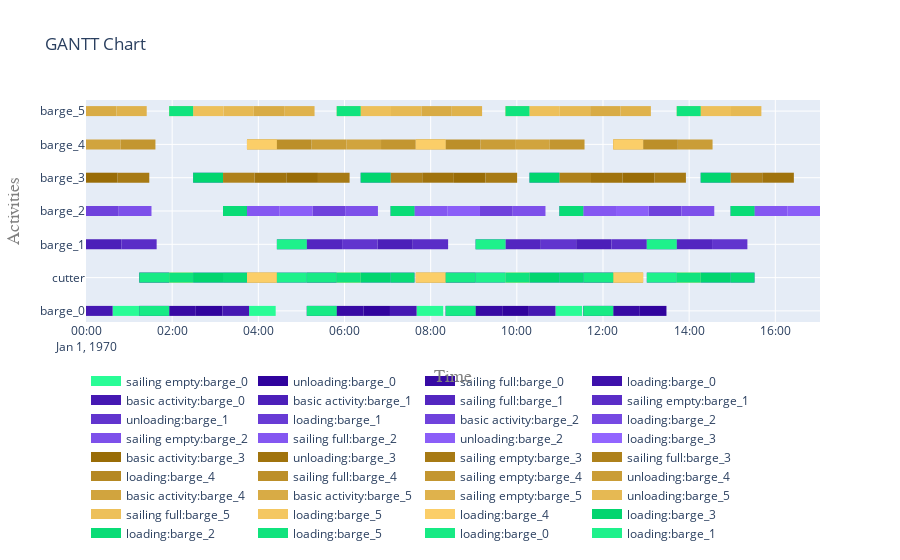

The cell this chart's notebook holds for it:
### Code cell
fig = plot.get_gantt_chart(vessels, id_map=activities)

### Figure 1 — Plotly figure (JSON) as saved in the notebook; plotly's stock layout.template omitted (floating-point values rounded to 4 significant figures)
{"data": [{"connectgaps": false, "hoverinfo": "y+name", "line": {"color": "rgb(41,252,150)", "width": 10}, "mode": "lines", "name": "sailing empty:barge_0", "type": "scatter", "x": ["1970-01-01T00:37:05", "1970-01-01T00:37:05", "1970-01-01T01:14:10", "1970-01-01T01:14:10", "1970-01-01T01:14:10", "1970-01-01T03:47:05", "1970-01-01T03:47:05", "1970-01-01T04:24:10", "1970-01-01T04:24:10", "1970-01-01T04:24:10", "1970-01-01T07:40:25", "1970-01-01T07:40:25", "1970-01-01T08:17:30", "1970-01-01T08:17:30", "1970-01-01T08:17:30", "1970-01-01T10:53:49", "1970-01-01T10:53:49", "1970-01-01T11:30:54", "1970-01-01T11:30:54", "1970-01-01T11:30:54"], "y": ["barge_0", "barge_0", "barge_0", "barge_0", null, "barge_0", "barge_0", "barge_0", "barge_0", null, "barge_0", "barge_0", "barge_0", "barge_0", null, "barge_0", "barge_0", "barge_0", "barge_0", null]}, {"connectgaps": false, "hoverinfo": "y+name", "line": {"color": "rgb(48,3,157)", "width": 10}, "mode": "lines", "name": "unloading:barge_0", "type": "scatter", "x": ["1970-01-01T02:32:55", "1970-01-01T02:32:55", "1970-01-01T03:10:00", "1970-01-01T03:10:00", "1970-01-01T03:10:00", "1970-01-01T06:26:15", "1970-01-01T06:26:15", "1970-01-01T07:03:20", "1970-01-01T07:03:20", "1970-01-01T07:03:20", "1970-01-01T09:39:39", "1970-01-01T09:39:39", "1970-01-01T10:16:44", "1970-01-01T10:16:44", "1970-01-01T10:16:44", "1970-01-01T12:51:19", "1970-01-01T12:51:19", "1970-01-01T13:28:24", "1970-01-01T13:28:24", "1970-01-01T13:28:24"], "y": ["barge_0", "barge_0", "barge_0", "barge_0", null, "barge_0", "barge_0", "barge_0", "barge_0", null, "barge_0", "barge_0", "barge_0", "barge_0", null, "barge_0", "barge_0", "barge_0", "barge_0", null]}, {"connectgaps": false, "hoverinfo": "y+name", "line": {"color": "rgb(55,10,164)", "width": 10}, "mode": "lines", "name": "sailing full:barge_0", "type": "scatter", "x": ["1970-01-01T01:55:50", "1970-01-01T01:55:50", "1970-01-01T02:32:55", "1970-01-01T02:32:55", "1970-01-01T02:32:55", "1970-01-01T05:49:10", "1970-01-01T05:49:10", "1970-01-01T06:26:15", "1970-01-01T06:26:15", "1970-01-01T06:26:15", "1970-01-01T09:02:34", "1970-01-01T09:02:34", "1970-01-01T09:39:39", "1970-01-01T09:39:39", "1970-01-01T09:39:39", "1970-01-01T12:14:14", "1970-01-01T12:14:14", "1970-01-01T12:51:19", "1970-01-01T12:51:19", "1970-01-01T12:51:19"], "y": ["barge_0", "barge_0", "barge_0", "barge_0", null, "barge_0", "barge_0", "barge_0", "barge_0", null, "barge_0", "barge_0", "barge_0", "barge_0", null, "barge_0", "barge_0", "barge_0", "barge_0", null]}, {"connectgaps": false, "hoverinfo": "y+name", "line": {"color": "rgb(62,17,171)", "width": 10}, "mode": "lines", "name": "loading:barge_0", "type": "scatter", "x": ["1970-01-01T01:14:10", "1970-01-01T01:14:10", "1970-01-01T01:55:50", "1970-01-01T01:55:50", "1970-01-01T01:55:50", "1970-01-01T05:07:30", "1970-01-01T05:07:30", "1970-01-01T05:49:10", "1970-01-01T05:49:10", "1970-01-01T05:49:10", "1970-01-01T08:20:54", "1970-01-01T08:20:54", "1970-01-01T09:02:34", "1970-01-01T09:02:34", "1970-01-01T09:02:34", "1970-01-01T11:32:34", "1970-01-01T11:32:34", "1970-01-01T12:14:14", "1970-01-01T12:14:14", "1970-01-01T12:14:14", "1970-01-01T01:14:10", "1970-01-01T01:14:10", "1970-01-01T01:55:50", "1970-01-01T01:55:50", "1970-01-01T01:55:50", "1970-01-01T05:07:30", "1970-01-01T05:07:30", "1970-01-01T05:49:10", "1970-01-01T05:49:10", "1970-01-01T05:49:10", "1970-01-01T08:20:54", "1970-01-01T08:20:54", "1970-01-01T09:02:34", "1970-01-01T09:02:34", "1970-01-01T09:02:34", "1970-01-01T11:32:34", "1970-01-01T11:32:34", "1970-01-01T12:14:14", "1970-01-01T12:14:14", "1970-01-01T12:14:14"], "y": ["barge_0", "barge_0", "barge_0", "barge_0", null, "barge_0", "barge_0", "barge_0", "barge_0", null, "barge_0", "barge_0", "barge_0", "barge_0", null, "barge_0", "barge_0", "barge_0", "barge_0", null, "cutter", "cutter", "cutter", "cutter", null, "cutter", "cutter", "cutter", "cutter", null, "cutter", "cutter", "cutter", "cutter", null, "cutter", "cutter", "cutter", "cutter", null]}, {"connectgaps": false, "hoverinfo": "y+name", "line": {"color": "rgb(69,24,178)", "width": 10}, "mode": "lines", "name": "basic activity:barge_0", "type": "scatter", "x": ["1970-01-01T00:00:00", "1970-01-01T00:00:00", "1970-01-01T00:37:05", "1970-01-01T00:37:05", "1970-01-01T00:37:05", "1970-01-01T03:10:00", "1970-01-01T03:10:00", "1970-01-01T03:47:05", "1970-01-01T03:47:05", "1970-01-01T03:47:05", "1970-01-01T07:03:20", "1970-01-01T07:03:20", "1970-01-01T07:40:25", "1970-01-01T07:40:25", "1970-01-01T07:40:25", "1970-01-01T10:16:44", "1970-01-01T10:16:44", "1970-01-01T10:53:49", "1970-01-01T10:53:49", "1970-01-01T10:53:49"], "y": ["barge_0", "barge_0", "barge_0", "barge_0", null, "barge_0", "barge_0", "barge_0", "barge_0", null, "barge_0", "barge_0", "barge_0", "barge_0", null, "barge_0", "barge_0", "barge_0", "barge_0", null]}, {"connectgaps": false, "hoverinfo": "y+name", "line": {"color": "rgb(76,31,185)", "width": 10}, "mode": "lines", "name": "basic activity:barge_1", "type": "scatter", "x": ["1970-01-01T00:00:00", "1970-01-01T00:00:00", "1970-01-01T00:49:12", "1970-01-01T00:49:12", "1970-01-01T00:49:12", "1970-01-01T06:45:54", "1970-01-01T06:45:54", "1970-01-01T07:35:06", "1970-01-01T07:35:06", "1970-01-01T07:35:06", "1970-01-01T11:22:38", "1970-01-01T11:22:38", "1970-01-01T12:11:50", "1970-01-01T12:11:50", "1970-01-01T12:11:50"], "y": ["barge_1", "barge_1", "barge_1", "barge_1", null, "barge_1", "barge_1", "barge_1", "barge_1", null, "barge_1", "barge_1", "barge_1", "barge_1", null]}, {"connectgaps": false, "hoverinfo": "y+name", "line": {"color": "rgb(83,38,192)", "width": 10}, "mode": "lines", "name": "sailing full:barge_1", "type": "scatter", "x": ["1970-01-01T05:07:30", "1970-01-01T05:07:30", "1970-01-01T05:56:42", "1970-01-01T05:56:42", "1970-01-01T05:56:42", "1970-01-01T09:44:14", "1970-01-01T09:44:14", "1970-01-01T10:33:26", "1970-01-01T10:33:26", "1970-01-01T10:33:26", "1970-01-01T13:42:42", "1970-01-01T13:42:42", "1970-01-01T14:31:54", "1970-01-01T14:31:54", "1970-01-01T14:31:54"], "y": ["barge_1", "barge_1", "barge_1", "barge_1", null, "barge_1", "barge_1", "barge_1", "barge_1", null, "barge_1", "barge_1", "barge_1", "barge_1", null]}, {"connectgaps": false, "hoverinfo": "y+name", "line": {"color": "rgb(90,45,199)", "width": 10}, "mode": "lines", "name": "sailing empty:barge_1", "type": "scatter", "x": ["1970-01-01T00:49:12", "1970-01-01T00:49:12", "1970-01-01T01:38:24", "1970-01-01T01:38:24", "1970-01-01T01:38:24", "1970-01-01T07:35:06", "1970-01-01T07:35:06", "1970-01-01T08:24:18", "1970-01-01T08:24:18", "1970-01-01T08:24:18", "1970-01-01T12:11:50", "1970-01-01T12:11:50", "1970-01-01T13:01:02", "1970-01-01T13:01:02", "1970-01-01T13:01:02"], "y": ["barge_1", "barge_1", "barge_1", "barge_1", null, "barge_1", "barge_1", "barge_1", "barge_1", null, "barge_1", "barge_1", "barge_1", "barge_1", null]}, {"connectgaps": false, "hoverinfo": "y+name", "line": {"color": "rgb(97,52,206)", "width": 10}, "mode": "lines", "name": "unloading:barge_1", "type": "scatter", "x": ["1970-01-01T05:56:42", "1970-01-01T05:56:42", "1970-01-01T06:45:54", "1970-01-01T06:45:54", "1970-01-01T06:45:54", "1970-01-01T10:33:26", "1970-01-01T10:33:26", "1970-01-01T11:22:38", "1970-01-01T11:22:38", "1970-01-01T11:22:38", "1970-01-01T14:31:54", "1970-01-01T14:31:54", "1970-01-01T15:21:06", "1970-01-01T15:21:06", "1970-01-01T15:21:06"], "y": ["barge_1", "barge_1", "barge_1", "barge_1", null, "barge_1", "barge_1", "barge_1", "barge_1", null, "barge_1", "barge_1", "barge_1", "barge_1", null]}, {"connectgaps": false, "hoverinfo": "y+name", "line": {"color": "rgb(104,59,213)", "width": 10}, "mode": "lines", "name": "loading:barge_1", "type": "scatter", "x": ["1970-01-01T04:25:50", "1970-01-01T04:25:50", "1970-01-01T05:07:30", "1970-01-01T05:07:30", "1970-01-01T05:07:30", "1970-01-01T09:02:34", "1970-01-01T09:02:34", "1970-01-01T09:44:14", "1970-01-01T09:44:14", "1970-01-01T09:44:14", "1970-01-01T13:01:02", "1970-01-01T13:01:02", "1970-01-01T13:42:42", "1970-01-01T13:42:42", "1970-01-01T13:42:42", "1970-01-01T04:25:50", "1970-01-01T04:25:50", "1970-01-01T05:07:30", "1970-01-01T05:07:30", "1970-01-01T05:07:30", "1970-01-01T09:02:34", "1970-01-01T09:02:34", "1970-01-01T09:44:14", "1970-01-01T09:44:14", "1970-01-01T09:44:14", "1970-01-01T13:01:02", "1970-01-01T13:01:02", "1970-01-01T13:42:42", "1970-01-01T13:42:42", "1970-01-01T13:42:42"], "y": ["barge_1", "barge_1", "barge_1", "barge_1", null, "barge_1", "barge_1", "barge_1", "barge_1", null, "barge_1", "barge_1", "barge_1", "barge_1", null, "cutter", "cutter", "cutter", "cutter", null, "cutter", "cutter", "cutter", "cutter", null, "cutter", "cutter", "cutter", "cutter", null]}, {"connectgaps": false, "hoverinfo": "y+name", "line": {"color": "rgb(111,66,220)", "width": 10}, "mode": "lines", "name": "basic activity:barge_2", "type": "scatter", "x": ["1970-01-01T00:00:00", "1970-01-01T00:00:00", "1970-01-01T00:45:36", "1970-01-01T00:45:36", "1970-01-01T00:45:36", "1970-01-01T05:15:22", "1970-01-01T05:15:22", "1970-01-01T06:00:58", "1970-01-01T06:00:58", "1970-01-01T06:00:58", "1970-01-01T09:08:42", "1970-01-01T09:08:42", "1970-01-01T09:54:18", "1970-01-01T09:54:18", "1970-01-01T09:54:18", "1970-01-01T13:03:46", "1970-01-01T13:03:46", "1970-01-01T13:49:22", "1970-01-01T13:49:22", "1970-01-01T13:49:22"], "y": ["barge_2", "barge_2", "barge_2", "barge_2", null, "barge_2", "barge_2", "barge_2", "barge_2", null, "barge_2", "barge_2", "barge_2", "barge_2", null, "barge_2", "barge_2", "barge_2", "barge_2", null]}, {"connectgaps": false, "hoverinfo": "y+name", "line": {"color": "rgb(118,73,227)", "width": 10}, "mode": "lines", "name": "loading:barge_2", "type": "scatter", "x": ["1970-01-01T03:10:50", "1970-01-01T03:10:50", "1970-01-01T03:44:10", "1970-01-01T03:44:10", "1970-01-01T03:44:10", "1970-01-01T07:04:10", "1970-01-01T07:04:10", "1970-01-01T07:37:30", "1970-01-01T07:37:30", "1970-01-01T07:37:30", "1970-01-01T10:59:14", "1970-01-01T10:59:14", "1970-01-01T11:32:34", "1970-01-01T11:32:34", "1970-01-01T11:32:34", "1970-01-01T14:57:42", "1970-01-01T14:57:42", "1970-01-01T15:31:02", "1970-01-01T15:31:02", "1970-01-01T15:31:02", "1970-01-01T03:10:50", "1970-01-01T03:10:50", "1970-01-01T03:44:10", "1970-01-01T03:44:10", "1970-01-01T03:44:10", "1970-01-01T07:04:10", "1970-01-01T07:04:10", "1970-01-01T07:37:30", "1970-01-01T07:37:30", "1970-01-01T07:37:30", "1970-01-01T10:59:14", "1970-01-01T10:59:14", "1970-01-01T11:32:34", "1970-01-01T11:32:34", "1970-01-01T11:32:34", "1970-01-01T14:57:42", "1970-01-01T14:57:42", "1970-01-01T15:31:02", "1970-01-01T15:31:02", "1970-01-01T15:31:02"], "y": ["barge_2", "barge_2", "barge_2", "barge_2", null, "barge_2", "barge_2", "barge_2", "barge_2", null, "barge_2", "barge_2", "barge_2", "barge_2", null, "barge_2", "barge_2", "barge_2", "barge_2", null, "cutter", "cutter", "cutter", "cutter", null, "cutter", "cutter", "cutter", "cutter", null, "cutter", "cutter", "cutter", "cutter", null, "cutter", "cutter", "cutter", "cutter", null]}, {"connectgaps": false, "hoverinfo": "y+name", "line": {"color": "rgb(125,80,234)", "width": 10}, "mode": "lines", "name": "sailing empty:barge_2", "type": "scatter", "x": ["1970-01-01T00:45:36", "1970-01-01T00:45:36", "1970-01-01T01:31:12", "1970-01-01T01:31:12", "1970-01-01T01:31:12", "1970-01-01T06:00:58", "1970-01-01T06:00:58", "1970-01-01T06:46:34", "1970-01-01T06:46:34", "1970-01-01T06:46:34", "1970-01-01T09:54:18", "1970-01-01T09:54:18", "1970-01-01T10:39:54", "1970-01-01T10:39:54", "1970-01-01T10:39:54", "1970-01-01T13:49:22", "1970-01-01T13:49:22", "1970-01-01T14:34:58", "1970-01-01T14:34:58", "1970-01-01T14:34:58"], "y": ["barge_2", "barge_2", "barge_2", "barge_2", null, "barge_2", "barge_2", "barge_2", "barge_2", null, "barge_2", "barge_2", "barge_2", "barge_2", null, "barge_2", "barge_2", "barge_2", "barge_2", null]}, {"connectgaps": false, "hoverinfo": "y+name", "line": {"color": "rgb(132,87,241)", "width": 10}, "mode": "lines", "name": "sailing full:barge_2", "type": "scatter", "x": ["1970-01-01T03:44:10", "1970-01-01T03:44:10", "1970-01-01T04:29:46", "1970-01-01T04:29:46", "1970-01-01T04:29:46", "1970-01-01T07:37:30", "1970-01-01T07:37:30", "1970-01-01T08:23:06", "1970-01-01T08:23:06", "1970-01-01T08:23:06", "1970-01-01T11:32:34", "1970-01-01T11:32:34", "1970-01-01T12:18:10", "1970-01-01T12:18:10", "1970-01-01T12:18:10", "1970-01-01T15:31:02", "1970-01-01T15:31:02", "1970-01-01T16:16:38", "1970-01-01T16:16:38", "1970-01-01T16:16:38"], "y": ["barge_2", "barge_2", "barge_2", "barge_2", null, "barge_2", "barge_2", "barge_2", "barge_2", null, "barge_2", "barge_2", "barge_2", "barge_2", null, "barge_2", "barge_2", "barge_2", "barge_2", null]}, {"connectgaps": false, "hoverinfo": "y+name", "line": {"color": "rgb(139,94,248)", "width": 10}, "mode": "lines", "name": "unloading:barge_2", "type": "scatter", "x": ["1970-01-01T04:29:46", "1970-01-01T04:29:46", "1970-01-01T05:15:22", "1970-01-01T05:15:22", "1970-01-01T05:15:22", "1970-01-01T08:23:06", "1970-01-01T08:23:06", "1970-01-01T09:08:42", "1970-01-01T09:08:42", "1970-01-01T09:08:42", "1970-01-01T12:18:10", "1970-01-01T12:18:10", "1970-01-01T13:03:46", "1970-01-01T13:03:46", "1970-01-01T13:03:46", "1970-01-01T16:16:38", "1970-01-01T16:16:38", "1970-01-01T17:02:14", "1970-01-01T17:02:14", "1970-01-01T17:02:14"], "y": ["barge_2", "barge_2", "barge_2", "barge_2", null, "barge_2", "barge_2", "barge_2", "barge_2", null, "barge_2", "barge_2", "barge_2", "barge_2", null, "barge_2", "barge_2", "barge_2", "barge_2", null]}, {"connectgaps": false, "hoverinfo": "y+name", "line": {"color": "rgb(146,101,255)", "width": 10}, "mode": "lines", "name": "loading:barge_3", "type": "scatter", "x": ["1970-01-01T02:29:10", "1970-01-01T02:29:10", "1970-01-01T03:10:50", "1970-01-01T03:10:50", "1970-01-01T03:10:50", "1970-01-01T06:22:30", "1970-01-01T06:22:30", "1970-01-01T07:04:10", "1970-01-01T07:04:10", "1970-01-01T07:04:10", "1970-01-01T10:17:34", "1970-01-01T10:17:34", "1970-01-01T10:59:14", "1970-01-01T10:59:14", "1970-01-01T10:59:14", "1970-01-01T14:16:02", "1970-01-01T14:16:02", "1970-01-01T14:57:42", "1970-01-01T14:57:42", "1970-01-01T14:57:42", "1970-01-01T02:29:10", "1970-01-01T02:29:10", "1970-01-01T03:10:50", "1970-01-01T03:10:50", "1970-01-01T03:10:50", "1970-01-01T06:22:30", "1970-01-01T06:22:30", "1970-01-01T07:04:10", "1970-01-01T07:04:10", "1970-01-01T07:04:10", "1970-01-01T10:17:34", "1970-01-01T10:17:34", "1970-01-01T10:59:14", "1970-01-01T10:59:14", "1970-01-01T10:59:14", "1970-01-01T14:16:02", "1970-01-01T14:16:02", "1970-01-01T14:57:42", "1970-01-01T14:57:42", "1970-01-01T14:57:42"], "y": ["barge_3", "barge_3", "barge_3", "barge_3", null, "barge_3", "barge_3", "barge_3", "barge_3", null, "barge_3", "barge_3", "barge_3", "barge_3", null, "barge_3", "barge_3", "barge_3", "barge_3", null, "cutter", "cutter", "cutter", "cutter", null, "cutter", "cutter", "cutter", "cutter", null, "cutter", "cutter", "cutter", "cutter", null, "cutter", "cutter", "cutter", "cutter", null]}, {"connectgaps": false, "hoverinfo": "y+name", "line": {"color": "rgb(153,108,6)", "width": 10}, "mode": "lines", "name": "basic activity:barge_3", "type": "scatter", "x": ["1970-01-01T00:00:00", "1970-01-01T00:00:00", "1970-01-01T00:44:04", "1970-01-01T00:44:04", "1970-01-01T00:44:04", "1970-01-01T04:38:58", "1970-01-01T04:38:58", "1970-01-01T05:23:02", "1970-01-01T05:23:02", "1970-01-01T05:23:02", "1970-01-01T08:32:18", "1970-01-01T08:32:18", "1970-01-01T09:16:22", "1970-01-01T09:16:22", "1970-01-01T09:16:22", "1970-01-01T12:27:22", "1970-01-01T12:27:22", "1970-01-01T13:11:26", "1970-01-01T13:11:26", "1970-01-01T13:11:26"], "y": ["barge_3", "barge_3", "barge_3", "barge_3", null, "barge_3", "barge_3", "barge_3", "barge_3", null, "barge_3", "barge_3", "barge_3", "barge_3", null, "barge_3", "barge_3", "barge_3", "barge_3", null]}, {"connectgaps": false, "hoverinfo": "y+name", "line": {"color": "rgb(160,115,13)", "width": 10}, "mode": "lines", "name": "unloading:barge_3", "type": "scatter", "x": ["1970-01-01T03:54:54", "1970-01-01T03:54:54", "1970-01-01T04:38:58", "1970-01-01T04:38:58", "1970-01-01T04:38:58", "1970-01-01T07:48:14", "1970-01-01T07:48:14", "1970-01-01T08:32:18", "1970-01-01T08:32:18", "1970-01-01T08:32:18", "1970-01-01T11:43:18", "1970-01-01T11:43:18", "1970-01-01T12:27:22", "1970-01-01T12:27:22", "1970-01-01T12:27:22", "1970-01-01T15:41:46", "1970-01-01T15:41:46", "1970-01-01T16:25:50", "1970-01-01T16:25:50", "1970-01-01T16:25:50"], "y": ["barge_3", "barge_3", "barge_3", "barge_3", null, "barge_3", "barge_3", "barge_3", "barge_3", null, "barge_3", "barge_3", "barge_3", "barge_3", null, "barge_3", "barge_3", "barge_3", "barge_3", null]}, {"connectgaps": false, "hoverinfo": "y+name", "line": {"color": "rgb(167,122,20)", "width": 10}, "mode": "lines", "name": "sailing empty:barge_3", "type": "scatter", "x": ["1970-01-01T00:44:04", "1970-01-01T00:44:04", "1970-01-01T01:28:08", "1970-01-01T01:28:08", "1970-01-01T01:28:08", "1970-01-01T05:23:02", "1970-01-01T05:23:02", "1970-01-01T06:07:06", "1970-01-01T06:07:06", "1970-01-01T06:07:06", "1970-01-01T09:16:22", "1970-01-01T09:16:22", "1970-01-01T10:00:26", "1970-01-01T10:00:26", "1970-01-01T10:00:26", "1970-01-01T13:11:26", "1970-01-01T13:11:26", "1970-01-01T13:55:30", "1970-01-01T13:55:30", "1970-01-01T13:55:30"], "y": ["barge_3", "barge_3", "barge_3", "barge_3", null, "barge_3", "barge_3", "barge_3", "barge_3", null, "barge_3", "barge_3", "barge_3", "barge_3", null, "barge_3", "barge_3", "barge_3", "barge_3", null]}, {"connectgaps": false, "hoverinfo": "y+name", "line": {"color": "rgb(174,129,27)", "width": 10}, "mode": "lines", "name": "sailing full:barge_3", "type": "scatter", "x": ["1970-01-01T03:10:50", "1970-01-01T03:10:50", "1970-01-01T03:54:54", "1970-01-01T03:54:54", "1970-01-01T03:54:54", "1970-01-01T07:04:10", "1970-01-01T07:04:10", "1970-01-01T07:48:14", "1970-01-01T07:48:14", "1970-01-01T07:48:14", "1970-01-01T10:59:14", "1970-01-01T10:59:14", "1970-01-01T11:43:18", "1970-01-01T11:43:18", "1970-01-01T11:43:18", "1970-01-01T14:57:42", "1970-01-01T14:57:42", "1970-01-01T15:41:46", "1970-01-01T15:41:46", "1970-01-01T15:41:46"], "y": ["barge_3", "barge_3", "barge_3", "barge_3", null, "barge_3", "barge_3", "barge_3", "barge_3", null, "barge_3", "barge_3", "barge_3", "barge_3", null, "barge_3", "barge_3", "barge_3", "barge_3", null]}, {"connectgaps": false, "hoverinfo": "y+name", "line": {"color": "rgb(181,136,34)", "width": 10}, "mode": "lines", "name": "loading:barge_4", "type": "scatter", "x": ["1970-01-01T03:44:10", "1970-01-01T03:44:10", "1970-01-01T04:25:50", "1970-01-01T04:25:50", "1970-01-01T04:25:50", "1970-01-01T07:39:14", "1970-01-01T07:39:14", "1970-01-01T08:20:54", "1970-01-01T08:20:54", "1970-01-01T08:20:54", "1970-01-01T12:14:14", "1970-01-01T12:14:14", "1970-01-01T12:55:54", "1970-01-01T12:55:54", "1970-01-01T12:55:54", "1970-01-01T03:44:10", "1970-01-01T03:44:10", "1970-01-01T04:25:50", "1970-01-01T04:25:50", "1970-01-01T04:25:50", "1970-01-01T07:39:14", "1970-01-01T07:39:14", "1970-01-01T08:20:54", "1970-01-01T08:20:54", "1970-01-01T08:20:54", "1970-01-01T12:14:14", "1970-01-01T12:14:14", "1970-01-01T12:55:54", "1970-01-01T12:55:54", "1970-01-01T12:55:54"], "y": ["barge_4", "barge_4", "barge_4", "barge_4", null, "barge_4", "barge_4", "barge_4", "barge_4", null, "barge_4", "barge_4", "barge_4", "barge_4", null, "cutter", "cutter", "cutter", "cutter", null, "cutter", "cutter", "cutter", "cutter", null, "cutter", "cutter", "cutter", "cutter", null]}, {"connectgaps": false, "hoverinfo": "y+name", "line": {"color": "rgb(188,143,41)", "width": 10}, "mode": "lines", "name": "sailing full:barge_4", "type": "scatter", "x": ["1970-01-01T04:25:50", "1970-01-01T04:25:50", "1970-01-01T05:14:11", "1970-01-01T05:14:11", "1970-01-01T05:14:11", "1970-01-01T08:20:54", "1970-01-01T08:20:54", "1970-01-01T09:09:15", "1970-01-01T09:09:15", "1970-01-01T09:09:15", "1970-01-01T12:55:54", "1970-01-01T12:55:54", "1970-01-01T13:44:15", "1970-01-01T13:44:15", "1970-01-01T13:44:15"], "y": ["barge_4", "barge_4", "barge_4", "barge_4", null, "barge_4", "barge_4", "barge_4", "barge_4", null, "barge_4", "barge_4", "barge_4", "barge_4", null]}, {"connectgaps": false, "hoverinfo": "y+name", "line": {"color": "rgb(195,150,48)", "width": 10}, "mode": "lines", "name": "sailing empty:barge_4", "type": "scatter", "x": ["1970-01-01T00:48:21", "1970-01-01T00:48:21", "1970-01-01T01:36:42", "1970-01-01T01:36:42", "1970-01-01T01:36:42", "1970-01-01T06:50:53", "1970-01-01T06:50:53", "1970-01-01T07:39:14", "1970-01-01T07:39:14", "1970-01-01T07:39:14", "1970-01-01T10:45:57", "1970-01-01T10:45:57", "1970-01-01T11:34:18", "1970-01-01T11:34:18", "1970-01-01T11:34:18"], "y": ["barge_4", "barge_4", "barge_4", "barge_4", null, "barge_4", "barge_4", "barge_4", "barge_4", null, "barge_4", "barge_4", "barge_4", "barge_4", null]}, {"connectgaps": false, "hoverinfo": "y+name", "line": {"color": "rgb(202,157,55)", "width": 10}, "mode": "lines", "name": "unloading:barge_4", "type": "scatter", "x": ["1970-01-01T05:14:11", "1970-01-01T05:14:11", "1970-01-01T06:02:32", "1970-01-01T06:02:32", "1970-01-01T06:02:32", "1970-01-01T09:09:15", "1970-01-01T09:09:15", "1970-01-01T09:57:36", "1970-01-01T09:57:36", "1970-01-01T09:57:36", "1970-01-01T13:44:15", "1970-01-01T13:44:15", "1970-01-01T14:32:36", "1970-01-01T14:32:36", "1970-01-01T14:32:36"], "y": ["barge_4", "barge_4", "barge_4", "barge_4", null, "barge_4", "barge_4", "barge_4", "barge_4", null, "barge_4", "barge_4", "barge_4", "barge_4", null]}, {"connectgaps": false, "hoverinfo": "y+name", "line": {"color": "rgb(209,164,62)", "width": 10}, "mode": "lines", "name": "basic activity:barge_4", "type": "scatter", "x": ["1970-01-01T00:00:00", "1970-01-01T00:00:00", "1970-01-01T00:48:21", "1970-01-01T00:48:21", "1970-01-01T00:48:21", "1970-01-01T06:02:32", "1970-01-01T06:02:32", "1970-01-01T06:50:53", "1970-01-01T06:50:53", "1970-01-01T06:50:53", "1970-01-01T09:57:36", "1970-01-01T09:57:36", "1970-01-01T10:45:57", "1970-01-01T10:45:57", "1970-01-01T10:45:57"], "y": ["barge_4", "barge_4", "barge_4", "barge_4", null, "barge_4", "barge_4", "barge_4", "barge_4", null, "barge_4", "barge_4", "barge_4", "barge_4", null]}, {"connectgaps": false, "hoverinfo": "y+name", "line": {"color": "rgb(216,171,69)", "width": 10}, "mode": "lines", "name": "basic activity:barge_5", "type": "scatter", "x": ["1970-01-01T00:00:00", "1970-01-01T00:00:00", "1970-01-01T00:42:17", "1970-01-01T00:42:17", "1970-01-01T00:42:17", "1970-01-01T03:53:44", "1970-01-01T03:53:44", "1970-01-01T04:36:01", "1970-01-01T04:36:01", "1970-01-01T04:36:01", "1970-01-01T07:47:04", "1970-01-01T07:47:04", "1970-01-01T08:29:21", "1970-01-01T08:29:21", "1970-01-01T08:29:21", "1970-01-01T11:42:08", "1970-01-01T11:42:08", "1970-01-01T12:24:25", "1970-01-01T12:24:25", "1970-01-01T12:24:25"], "y": ["barge_5", "barge_5", "barge_5", "barge_5", null, "barge_5", "barge_5", "barge_5", "barge_5", null, "barge_5", "barge_5", "barge_5", "barge_5", null, "barge_5", "barge_5", "barge_5", "barge_5", null]}, {"connectgaps": false, "hoverinfo": "y+name", "line": {"color": "rgb(223,178,76)", "width": 10}, "mode": "lines", "name": "sailing empty:barge_5", "type": "scatter", "x": ["1970-01-01T00:42:17", "1970-01-01T00:42:17", "1970-01-01T01:24:34", "1970-01-01T01:24:34", "1970-01-01T01:24:34", "1970-01-01T04:36:01", "1970-01-01T04:36:01", "1970-01-01T05:18:18", "1970-01-01T05:18:18", "1970-01-01T05:18:18", "1970-01-01T08:29:21", "1970-01-01T08:29:21", "1970-01-01T09:11:38", "1970-01-01T09:11:38", "1970-01-01T09:11:38", "1970-01-01T12:24:25", "1970-01-01T12:24:25", "1970-01-01T13:06:42", "1970-01-01T13:06:42", "1970-01-01T13:06:42"], "y": ["barge_5", "barge_5", "barge_5", "barge_5", null, "barge_5", "barge_5", "barge_5", "barge_5", null, "barge_5", "barge_5", "barge_5", "barge_5", null, "barge_5", "barge_5", "barge_5", "barge_5", null]}, {"connectgaps": false, "hoverinfo": "y+name", "line": {"color": "rgb(230,185,83)", "width": 10}, "mode": "lines", "name": "unloading:barge_5", "type": "scatter", "x": ["1970-01-01T03:11:27", "1970-01-01T03:11:27", "1970-01-01T03:53:44", "1970-01-01T03:53:44", "1970-01-01T03:53:44", "1970-01-01T07:04:47", "1970-01-01T07:04:47", "1970-01-01T07:47:04", "1970-01-01T07:47:04", "1970-01-01T07:47:04", "1970-01-01T10:59:51", "1970-01-01T10:59:51", "1970-01-01T11:42:08", "1970-01-01T11:42:08", "1970-01-01T11:42:08", "1970-01-01T14:58:19", "1970-01-01T14:58:19", "1970-01-01T15:40:36", "1970-01-01T15:40:36", "1970-01-01T15:40:36"], "y": ["barge_5", "barge_5", "barge_5", "barge_5", null, "barge_5", "barge_5", "barge_5", "barge_5", null, "barge_5", "barge_5", "barge_5", "barge_5", null, "barge_5", "barge_5", "barge_5", "barge_5", null]}, {"connectgaps": false, "hoverinfo": "y+name", "line": {"color": "rgb(237,192,90)", "width": 10}, "mode": "lines", "name": "sailing full:barge_5", "type": "scatter", "x": ["1970-01-01T02:29:10", "1970-01-01T02:29:10", "1970-01-01T03:11:27", "1970-01-01T03:11:27", "1970-01-01T03:11:27", "1970-01-01T06:22:30", "1970-01-01T06:22:30", "1970-01-01T07:04:47", "1970-01-01T07:04:47", "1970-01-01T07:04:47", "1970-01-01T10:17:34", "1970-01-01T10:17:34", "1970-01-01T10:59:51", "1970-01-01T10:59:51", "1970-01-01T10:59:51", "1970-01-01T14:16:02", "1970-01-01T14:16:02", "1970-01-01T14:58:19", "1970-01-01T14:58:19", "1970-01-01T14:58:19"], "y": ["barge_5", "barge_5", "barge_5", "barge_5", null, "barge_5", "barge_5", "barge_5", "barge_5", null, "barge_5", "barge_5", "barge_5", "barge_5", null, "barge_5", "barge_5", "barge_5", "barge_5", null]}, {"connectgaps": false, "hoverinfo": "y+name", "line": {"color": "rgb(244,199,97)", "width": 10}, "mode": "lines", "name": "loading:barge_5", "type": "scatter", "x": ["1970-01-01T01:55:50", "1970-01-01T01:55:50", "1970-01-01T02:29:10", "1970-01-01T02:29:10", "1970-01-01T02:29:10", "1970-01-01T05:49:10", "1970-01-01T05:49:10", "1970-01-01T06:22:30", "1970-01-01T06:22:30", "1970-01-01T06:22:30", "1970-01-01T09:44:14", "1970-01-01T09:44:14", "1970-01-01T10:17:34", "1970-01-01T10:17:34", "1970-01-01T10:17:34", "1970-01-01T13:42:42", "1970-01-01T13:42:42", "1970-01-01T14:16:02", "1970-01-01T14:16:02", "1970-01-01T14:16:02", "1970-01-01T01:55:50", "1970-01-01T01:55:50", "1970-01-01T02:29:10", "1970-01-01T02:29:10", "1970-01-01T02:29:10", "1970-01-01T05:49:10", "1970-01-01T05:49:10", "1970-01-01T06:22:30", "1970-01-01T06:22:30", "1970-01-01T06:22:30", "1970-01-01T09:44:14", "1970-01-01T09:44:14", "1970-01-01T10:17:34", "1970-01-01T10:17:34", "1970-01-01T10:17:34", "1970-01-01T13:42:42", "1970-01-01T13:42:42", "1970-01-01T14:16:02", "1970-01-01T14:16:02", "1970-01-01T14:16:02"], "y": ["barge_5", "barge_5", "barge_5", "barge_5", null, "barge_5", "barge_5", "barge_5", "barge_5", null, "barge_5", "barge_5", "barge_5", "barge_5", null, "barge_5", "barge_5", "barge_5", "barge_5", null, "cutter", "cutter", "cutter", "cutter", null, "cutter", "cutter", "cutter", "cutter", null, "cutter", "cutter", "cutter", "cutter", null, "cutter", "cutter", "cutter", "cutter", null]}, {"connectgaps": false, "hoverinfo": "y+name", "line": {"color": "rgb(251,206,104)", "width": 10}, "mode": "lines", "name": "loading:barge_4", "type": "scatter", "x": ["1970-01-01T03:44:10", "1970-01-01T03:44:10", "1970-01-01T04:25:50", "1970-01-01T04:25:50", "1970-01-01T04:25:50", "1970-01-01T07:39:14", "1970-01-01T07:39:14", "1970-01-01T08:20:54", "1970-01-01T08:20:54", "1970-01-01T08:20:54", "1970-01-01T12:14:14", "1970-01-01T12:14:14", "1970-01-01T12:55:54", "1970-01-01T12:55:54", "1970-01-01T12:55:54", "1970-01-01T03:44:10", "1970-01-01T03:44:10", "1970-01-01T04:25:50", "1970-01-01T04:25:50", "1970-01-01T04:25:50", "1970-01-01T07:39:14", "1970-01-01T07:39:14", "1970-01-01T08:20:54", "1970-01-01T08:20:54", "1970-01-01T08:20:54", "1970-01-01T12:14:14", "1970-01-01T12:14:14", "1970-01-01T12:55:54", "1970-01-01T12:55:54", "1970-01-01T12:55:54"], "y": ["barge_4", "barge_4", "barge_4", "barge_4", null, "barge_4", "barge_4", "barge_4", "barge_4", null, "barge_4", "barge_4", "barge_4", "barge_4", null, "cutter", "cutter", "cutter", "cutter", null, "cutter", "cutter", "cutter", "cutter", null, "cutter", "cutter", "cutter", "cutter", null]}, {"connectgaps": false, "hoverinfo": "y+name", "line": {"color": "rgb(2,213,111)", "width": 10}, "mode": "lines", "name": "loading:barge_3", "type": "scatter", "x": ["1970-01-01T02:29:10", "1970-01-01T02:29:10", "1970-01-01T03:10:50", "1970-01-01T03:10:50", "1970-01-01T03:10:50", "1970-01-01T06:22:30", "1970-01-01T06:22:30", "1970-01-01T07:04:10", "1970-01-01T07:04:10", "1970-01-01T07:04:10", "1970-01-01T10:17:34", "1970-01-01T10:17:34", "1970-01-01T10:59:14", "1970-01-01T10:59:14", "1970-01-01T10:59:14", "1970-01-01T14:16:02", "1970-01-01T14:16:02", "1970-01-01T14:57:42", "1970-01-01T14:57:42", "1970-01-01T14:57:42", "1970-01-01T02:29:10", "1970-01-01T02:29:10", "1970-01-01T03:10:50", "1970-01-01T03:10:50", "1970-01-01T03:10:50", "1970-01-01T06:22:30", "1970-01-01T06:22:30", "1970-01-01T07:04:10", "1970-01-01T07:04:10", "1970-01-01T07:04:10", "1970-01-01T10:17:34", "1970-01-01T10:17:34", "1970-01-01T10:59:14", "1970-01-01T10:59:14", "1970-01-01T10:59:14", "1970-01-01T14:16:02", "1970-01-01T14:16:02", "1970-01-01T14:57:42", "1970-01-01T14:57:42", "1970-01-01T14:57:42"], "y": ["barge_3", "barge_3", "barge_3", "barge_3", null, "barge_3", "barge_3", "barge_3", "barge_3", null, "barge_3", "barge_3", "barge_3", "barge_3", null, "barge_3", "barge_3", "barge_3", "barge_3", null, "cutter", "cutter", "cutter", "cutter", null, "cutter", "cutter", "cutter", "cutter", null, "cutter", "cutter", "cutter", "cutter", null, "cutter", "cutter", "cutter", "cutter", null]}, {"connectgaps": false, "hoverinfo": "y+name", "line": {"color": "rgb(9,220,118)", "width": 10}, "mode": "lines", "name": "loading:barge_2", "type": "scatter", "x": ["1970-01-01T03:10:50", "1970-01-01T03:10:50", "1970-01-01T03:44:10", "1970-01-01T03:44:10", "1970-01-01T03:44:10", "1970-01-01T07:04:10", "1970-01-01T07:04:10", "1970-01-01T07:37:30", "1970-01-01T07:37:30", "1970-01-01T07:37:30", "1970-01-01T10:59:14", "1970-01-01T10:59:14", "1970-01-01T11:32:34", "1970-01-01T11:32:34", "1970-01-01T11:32:34", "1970-01-01T14:57:42", "1970-01-01T14:57:42", "1970-01-01T15:31:02", "1970-01-01T15:31:02", "1970-01-01T15:31:02", "1970-01-01T03:10:50", "1970-01-01T03:10:50", "1970-01-01T03:44:10", "1970-01-01T03:44:10", "1970-01-01T03:44:10", "1970-01-01T07:04:10", "1970-01-01T07:04:10", "1970-01-01T07:37:30", "1970-01-01T07:37:30", "1970-01-01T07:37:30", "1970-01-01T10:59:14", "1970-01-01T10:59:14", "1970-01-01T11:32:34", "1970-01-01T11:32:34", "1970-01-01T11:32:34", "1970-01-01T14:57:42", "1970-01-01T14:57:42", "1970-01-01T15:31:02", "1970-01-01T15:31:02", "1970-01-01T15:31:02"], "y": ["barge_2", "barge_2", "barge_2", "barge_2", null, "barge_2", "barge_2", "barge_2", "barge_2", null, "barge_2", "barge_2", "barge_2", "barge_2", null, "barge_2", "barge_2", "barge_2", "barge_2", null, "cutter", "cutter", "cutter", "cutter", null, "cutter", "cutter", "cutter", "cutter", null, "cutter", "cutter", "cutter", "cutter", null, "cutter", "cutter", "cutter", "cutter", null]}, {"connectgaps": false, "hoverinfo": "y+name", "line": {"color": "rgb(16,227,125)", "width": 10}, "mode": "lines", "name": "loading:barge_5", "type": "scatter", "x": ["1970-01-01T01:55:50", "1970-01-01T01:55:50", "1970-01-01T02:29:10", "1970-01-01T02:29:10", "1970-01-01T02:29:10", "1970-01-01T05:49:10", "1970-01-01T05:49:10", "1970-01-01T06:22:30", "1970-01-01T06:22:30", "1970-01-01T06:22:30", "1970-01-01T09:44:14", "1970-01-01T09:44:14", "1970-01-01T10:17:34", "1970-01-01T10:17:34", "1970-01-01T10:17:34", "1970-01-01T13:42:42", "1970-01-01T13:42:42", "1970-01-01T14:16:02", "1970-01-01T14:16:02", "1970-01-01T14:16:02", "1970-01-01T01:55:50", "1970-01-01T01:55:50", "1970-01-01T02:29:10", "1970-01-01T02:29:10", "1970-01-01T02:29:10", "1970-01-01T05:49:10", "1970-01-01T05:49:10", "1970-01-01T06:22:30", "1970-01-01T06:22:30", "1970-01-01T06:22:30", "1970-01-01T09:44:14", "1970-01-01T09:44:14", "1970-01-01T10:17:34", "1970-01-01T10:17:34", "1970-01-01T10:17:34", "1970-01-01T13:42:42", "1970-01-01T13:42:42", "1970-01-01T14:16:02", "1970-01-01T14:16:02", "1970-01-01T14:16:02"], "y": ["barge_5", "barge_5", "barge_5", "barge_5", null, "barge_5", "barge_5", "barge_5", "barge_5", null, "barge_5", "barge_5", "barge_5", "barge_5", null, "barge_5", "barge_5", "barge_5", "barge_5", null, "cutter", "cutter", "cutter", "cutter", null, "cutter", "cutter", "cutter", "cutter", null, "cutter", "cutter", "cutter", "cutter", null, "cutter", "cutter", "cutter", "cutter", null]}, {"connectgaps": false, "hoverinfo": "y+name", "line": {"color": "rgb(23,234,132)", "width": 10}, "mode": "lines", "name": "loading:barge_0", "type": "scatter", "x": ["1970-01-01T01:14:10", "1970-01-01T01:14:10", "1970-01-01T01:55:50", "1970-01-01T01:55:50", "1970-01-01T01:55:50", "1970-01-01T05:07:30", "1970-01-01T05:07:30", "1970-01-01T05:49:10", "1970-01-01T05:49:10", "1970-01-01T05:49:10", "1970-01-01T08:20:54", "1970-01-01T08:20:54", "1970-01-01T09:02:34", "1970-01-01T09:02:34", "1970-01-01T09:02:34", "1970-01-01T11:32:34", "1970-01-01T11:32:34", "1970-01-01T12:14:14", "1970-01-01T12:14:14", "1970-01-01T12:14:14", "1970-01-01T01:14:10", "1970-01-01T01:14:10", "1970-01-01T01:55:50", "1970-01-01T01:55:50", "1970-01-01T01:55:50", "1970-01-01T05:07:30", "1970-01-01T05:07:30", "1970-01-01T05:49:10", "1970-01-01T05:49:10", "1970-01-01T05:49:10", "1970-01-01T08:20:54", "1970-01-01T08:20:54", "1970-01-01T09:02:34", "1970-01-01T09:02:34", "1970-01-01T09:02:34", "1970-01-01T11:32:34", "1970-01-01T11:32:34", "1970-01-01T12:14:14", "1970-01-01T12:14:14", "1970-01-01T12:14:14"], "y": ["barge_0", "barge_0", "barge_0", "barge_0", null, "barge_0", "barge_0", "barge_0", "barge_0", null, "barge_0", "barge_0", "barge_0", "barge_0", null, "barge_0", "barge_0", "barge_0", "barge_0", null, "cutter", "cutter", "cutter", "cutter", null, "cutter", "cutter", "cutter", "cutter", null, "cutter", "cutter", "cutter", "cutter", null, "cutter", "cutter", "cutter", "cutter", null]}, {"connectgaps": false, "hoverinfo": "y+name", "line": {"color": "rgb(30,241,139)", "width": 10}, "mode": "lines", "name": "loading:barge_1", "type": "scatter", "x": ["1970-01-01T04:25:50", "1970-01-01T04:25:50", "1970-01-01T05:07:30", "1970-01-01T05:07:30", "1970-01-01T05:07:30", "1970-01-01T09:02:34", "1970-01-01T09:02:34", "1970-01-01T09:44:14", "1970-01-01T09:44:14", "1970-01-01T09:44:14", "1970-01-01T13:01:02", "1970-01-01T13:01:02", "1970-01-01T13:42:42", "1970-01-01T13:42:42", "1970-01-01T13:42:42", "1970-01-01T04:25:50", "1970-01-01T04:25:50", "1970-01-01T05:07:30", "1970-01-01T05:07:30", "1970-01-01T05:07:30", "1970-01-01T09:02:34", "1970-01-01T09:02:34", "1970-01-01T09:44:14", "1970-01-01T09:44:14", "1970-01-01T09:44:14", "1970-01-01T13:01:02", "1970-01-01T13:01:02", "1970-01-01T13:42:42", "1970-01-01T13:42:42", "1970-01-01T13:42:42"], "y": ["barge_1", "barge_1", "barge_1", "barge_1", null, "barge_1", "barge_1", "barge_1", "barge_1", null, "barge_1", "barge_1", "barge_1", "barge_1", null, "cutter", "cutter", "cutter", "cutter", null, "cutter", "cutter", "cutter", "cutter", null, "cutter", "cutter", "cutter", "cutter", null]}], "layout": {"hovermode": "closest", "legend": {"orientation": "h", "x": 0, "y": -0.2}, "title": {"text": "GANTT Chart"}, "xaxis": {"range": ["1970-01-01T00:00:00", "1970-01-01T17:02:14"], "title": {"font": {"color": "#7f7f7f", "family": "Courier New, monospace", "size": 18}, "text": "Time"}}, "yaxis": {"title": {"font": {"color": "#7f7f7f", "family": "Courier New, monospace", "size": 18}, "text": "Activities"}}}}
